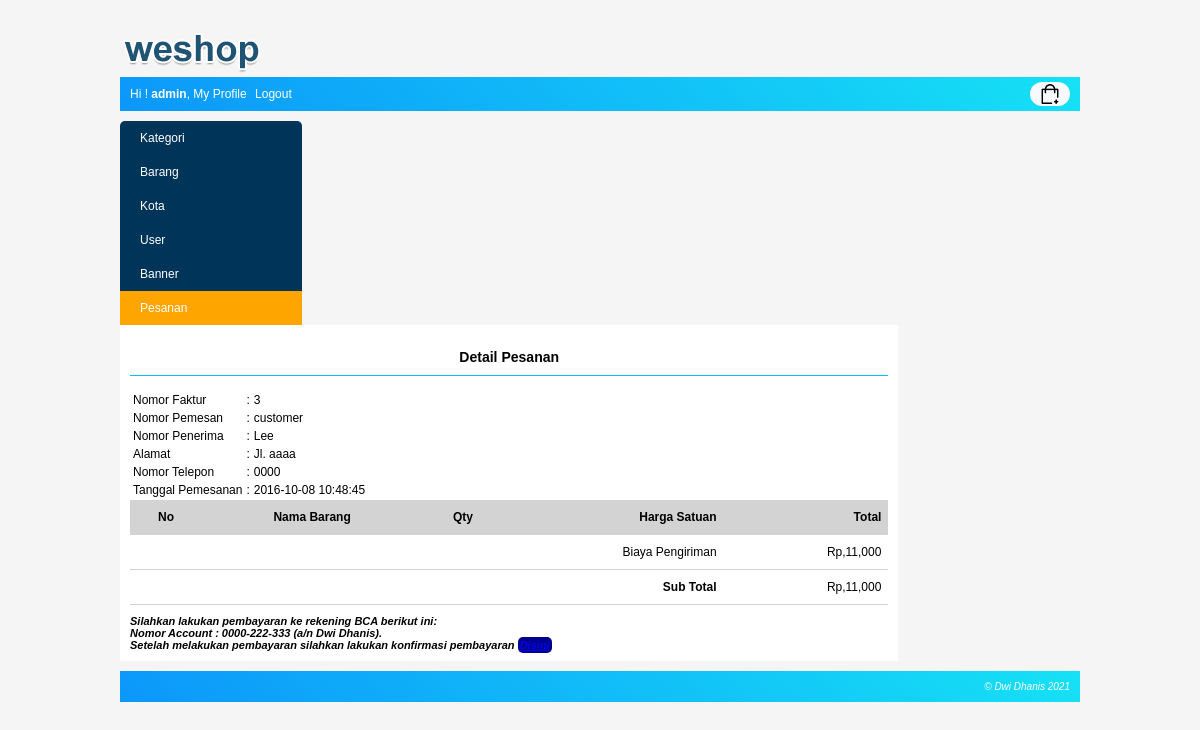
/index.php?page=my_profile&module=pesanan&action=detail&pesanan_id=3 (signed in), run on the app's committed database.
### tables this page shows
CREATE TABLE `pesanan` (
  `pesanan_id` int(10) NOT NULL,
  `kota_id` int(10) NOT NULL,
  `user_id` int(10) NOT NULL,
  `nama_penerima` varchar(150) NOT NULL,
  `nomor_telepon` varchar(15) NOT NULL,
  `alamat` varchar(300) NOT NULL,
  `tanggal_pemesanan` datetime NOT NULL,
  `status` tinyint(4) NOT NULL
);

CREATE TABLE `user` (
  `user_id` int(10) NOT NULL,
  `level` varchar(30) NOT NULL,
  `nama` varchar(150) NOT NULL,
  `email` varchar(160) NOT NULL,
  `alamat` varchar(400) NOT NULL,
  `phone` varchar(15) NOT NULL,
  `password` varchar(300) NOT NULL,
  `status` enum('on','off') NOT NULL
);

CREATE TABLE `kota` (
  `kota_id` int(10) NOT NULL,
  `kota` varchar(150) NOT NULL,
  `tarif` int(10) NOT NULL,
  `status` enum('on','off') NOT NULL
);

### function/helper.php (called while the page is built, shortened)
<?php
    function rupiah($nilai=0){
        $string = "Rp," . number_format($nilai);
        return $string;
    }

### module/pesanan/detail.php (the view, shortened to what this page needs)
<?php
    $pesanan_id = $_GET["pesanan_id"];
    $query = mysqli_query($koneksi, "SELECT pesanan.nama_penerima, pesanan.nomor_telepon, pesanan.alamat, pesanan.tanggal_pemesanan, user.nama, kota.kota, kota.tarif
                                    FROM pesanan JOIN user ON pesanan.user_id=user.user_id JOIN kota ON kota.kota_id=pesanan.kota_id WHERE pesanan.pesanan_id='$pesanan_id'");
    $row=mysqli_fetch_assoc($query);
    $tanggal_pemesanan = $row['tanggal_pemesanan'];
    $nama_penerima = $row['nama_penerima'];
    $nomor_telepon = $row['nomor_telepon'];
    $alamat = $row['alamat'];
    $tarif = $row['tarif'];
    $nama = $row['nama'];
?>
<div id="frame-faktur">
    <h3><center>Detail Pesanan</center></h3>
    <table>
        <tr>
            <td>Nomor Faktur</td>
            <td>:</td>
            <td><?php echo $pesanan_id; ?></td>
        </tr>
        <tr>
            <td>Nomor Pemesan</td>
            <td>:</td>
            <td><?php echo $nama; ?></td>
        </tr>
        <tr>
            <td>Nomor Penerima</td>
            <td>:</td>
            <td><?php echo $nama_penerima; ?></td>
        </tr>
        <tr>
            <td>Alamat</td>
            <td>:</td>
            <td><?php echo $alamat; ?></td>
        </tr>
        <tr>
            <td>Nomor Telepon</td>
            <td>:</td>
            <td><?php echo $nomor_telepon; ?></td>
        </tr>
        <tr>
            <td>Tanggal Pemesanan</td>
            <td>:</td>
            <td><?php echo $tanggal_pemesanan; ?></td>
        </tr>
    </table>
</div>
    <table class="table-list">
        <tr class="baris-title">
            <th>No</th>
            <th>Nama Barang</th>
            <th>Qty</th>
            <th class="kanan">Harga Satuan</th>
            <th class="kanan">Total</th>
        </tr>
        <?php
            $subtotal = 0;
            $subtotal = $subtotal + $tarif;
        ?>
        <tr>
            <td class="kanan" colspan="4">Biaya Pengiriman</td>
            <td class="kanan"><?php echo rupiah($tarif); ?></td>
        </tr>
        <tr>
            <td class="kanan" colspan="4"><b>Sub Total</b></td>
            <td class="kanan"><?php echo rupiah($subtotal); ?></td>
        </tr>
    </table>
    <div id="frame-keterangan-pembayaran">
            <p>Silahkan lakukan pembayaran ke rekening BCA berikut ini:<br/>
                Nomor Account : 0000-222-333 (a/n Dwi Dhanis).<br/>
                Setelah melakukan pembayaran silahkan lakukan konfirmasi pembayaran
                <a href="<?php echo BASE_URL."index.php?page=my_profile&module=pesanan&action=konfirmasi_pembayaran&pesanan_id=$pesanan_id"?>">Disini</a>
            </p>
    </div>

### css/style.css (style rules this page uses)
body { font-family: Arial, Helvetica, sans-serif; font-size: 12px; background-color: whitesmoke; margin: 0px; }
#frame-keterangan-pembayaran p { color: black; text-align: left; font-size: 11px; padding-top: 10px; font-weight: bold; }
#frame-faktur h3 { border-bottom: 1px solid deepskyblue; padding-bottom: 10px; }
p { color: white; font-size: 10px; text-align: right; font-style: italic; margin: 0px; }
.kanan { text-align: right; }
.table-list tr th, .table-list tr td { padding: 10px 7px; }
.table-list tr.baris-title { background: lightgrey; }
.table-list { width: 100%; border-collapse: collapse; }
.table-list tr { border-bottom: 1px solid lightgrey; }
#frame-keterangan-pembayaran p a { background: darkblue; padding: 2px; border-radius: 5px; }

### data on the page
pesanan: user.nama "customer", nama_penerima "Lee", alamat "Jl. aaaa", nomor_telepon "0000", tanggal_pemesanan "2016-10-08 10:48:45", kota.tarif "Rp,11,000"

### other printed values
$nama "admin"
$pesanan_id "3"
rupiah($subtotal) "Rp,11,000"
